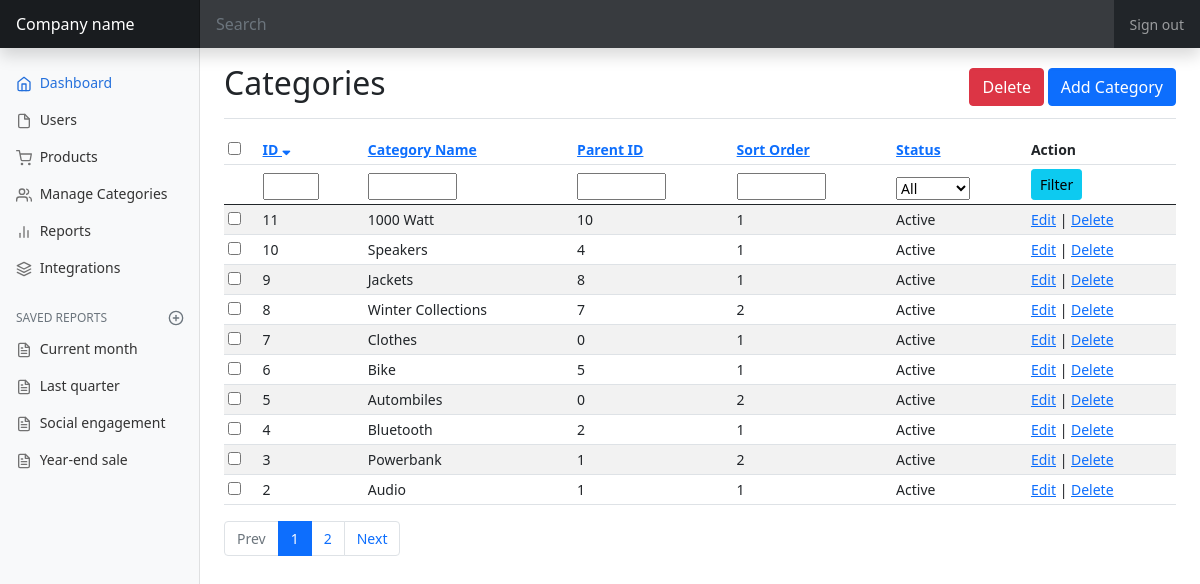
The app's page /admin/categories.php (signed in) with its own data.
### tables this page shows
CREATE TABLE `categories` (
  `category_id` int NOT NULL,
  `category_name` varchar(64) NOT NULL,
  `parent_id` int NOT NULL,
  `photo` varchar(64) NOT NULL,
  `sort_order` int NOT NULL,
  `status` tinyint(1) NOT NULL
);

### admin/library/categories_lib.php (called while the page is built, shortened)
<?php
$document_title = 'Categories';
$page_start = 0;
$page_limit = 10;
$page = 1;
$sort = 'category_id';
$order = 'DESC';
$sort_url = '';
$page_url = '';
$filter_category_id = '';
$filter_category_name = '';
$filter_parent_id = '';
$filter_sort_order = '';
$where = ' WHERE 1=1 ';
$sql_total = "SELECT count(*) as total FROM categories " . $where;
$rs_total = mysqli_query($con, $sql_total);
$rec_total = mysqli_fetch_assoc($rs_total);
$total_categories = $rec_total['total'];
$sql = "SELECT * FROM categories ". $where ." ORDER BY ". $sort ." ". $order ." LIMIT ". $page_start .", " . $page_limit;
$rs = mysqli_query($con, $sql);
$order = ($order == 'ASC')?'DESC':'ASC';
$data_categories = array();
if(mysqli_num_rows($rs)){
    while($rec = mysqli_fetch_assoc($rs)){
        $data_categories[] = $rec;
    }
}

### admin/categories.php (the view, shortened to what this page needs)
<?php
require_once('includes/startup.php');
require_once('library/categories_lib.php');
?>
<?php require_once('common/html_start.php'); ?>
<link href="css/dashboard.css" rel="stylesheet">
<?php require_once('common/body_start.php'); ?>
<?php require_once('common/header.php'); ?>
<?php require_once('common/sidebar.php'); ?>
<main class="col-md-9 ms-sm-auto col-lg-10 px-md-4">
  <form action="" method="POST">
  <div class="d-flex justify-content-between flex-wrap flex-md-nowrap align-items-center pt-3 pb-2 mb-3 border-bottom">
    <h1 class="h2"><?php echo $document_title; ?></h1>
    <div class=" mb-2 mb-md-0">
      <input type="submit" value="Delete" class="btn btn-danger" name="btnDelete" onclick="return confirm('Are you sure want to delete this?');" />
      <a href="category-form.php" class="btn btn-primary">Add Category</a>
    </div>
  </div>
  <div class="table-responsive">
    <table class="table table-striped table-sm">
      <thead>
        <tr>
          <th scope="col"><input type="checkbox" onclick="$('.chk').prop('checked', $(this).is(':checked'));" /></th>
          <th scope="col"><a href="categories.php?sort=category_id&order=<?php echo $order; ?><?php echo $page_url; ?>">ID
          <?php if($sort == 'category_id'){ ?>
          <i class="fas fa-sort-<?php echo ($order == 'ASC')?'down':'up';?>"></i>
          <?php } ?>
          </a></th>
          <th scope="col"><a href="categories.php?sort=category_name&order=<?php echo $order; ?><?php echo $page_url; ?>">Category Name <?php if($sort == 'category_name'){ ?>
          <?php } ?></a></th>
          <th scope="col"><a href="categories.php?sort=parent_id&order=<?php echo $order; ?><?php echo $page_url; ?>">Parent ID <?php if($sort == 'parent_id'){ ?>
          <?php } ?></a></th>
          <th scope="col"><a href="categories.php?sort=sort_order&order=<?php echo $order; ?><?php echo $page_url; ?>">Sort Order <?php if($sort == 'sort_order'){ ?>
          <?php } ?></a></th>
          <th scope="col"><a href="categories.php?sort=status&order=<?php echo $order; ?><?php echo $page_url; ?>">Status <?php if($sort == 'status'){ ?>
          <?php } ?></a></th>
          <th scope="col">Action</th>
        </tr>
        <tr>
            <td></td>
            <td><input type="text" size="1" name="filter_category_id" id="filter_category_id" value="<?php echo $filter_category_id; ?>" /></td>
            <td><input type="text" size="5" name="filter_category_name" id="filter_category_name" value="<?php echo $filter_category_name; ?>" /></td>
            <td><input type="text" size="5" name="filter_parent_id" id="filter_parent_id" value="<?php echo $filter_parent_id; ?>" /></td>
            <td><input type="text" size="5" name="filter_sort_order" id="filter_sort_order" value="<?php echo $filter_sort_order; ?>" /></td>
            <td><select name="filter_status" id="filter_status">
              <option value="" >All</option>
            </select></td>
            <td>
            <button type="button" class="btn btn-info btn-sm btnFilter">Filter</button>
            </td>
        </tr>
      </thead>
      <tbody>
      <?php if(sizeof($data_categories)){ ?>
        <?php foreach($data_categories as $data_category){ ?>
        <tr>
          <td><input type="checkbox" name="category_ids[]" value="<?php echo $data_category['category_id']; ?>" class="chk" /></td>
          <td><?php echo $data_category['category_id']; ?></td>
          <td><?php echo $data_category['category_name']; ?></td>
          <td><?php echo $data_category['parent_id']; ?></td>
          <td><?php echo $data_category['sort_order']; ?></td>
          <td><?php echo ($data_category['status'] == 1)?'Active':'Inactive'; ?></td>
          <td>
            <a href="category-form.php?category_id=<?php echo $data_category['category_id']; ?>">Edit</a>
             |
            <a href="categories.php?action=delete&category_id=<?php echo $data_category['category_id']; ?>" onclick="return confirm('Are you sure want to delete this?');">Delete</a>
          </td>
        </tr>
        <?php } ?>
      <?php }else{ ?>
      <tr><td colspan="8" class="text-center text-danger"> No record found! </td></tr>
      <?php } ?>
      </tbody>
    </table>
  <?php if($total_categories > $page_limit){ ?>
  <nav aria-label="...">
    <ul class="pagination">
    <?php if($page > 1){ ?>
      <li class="page-item"><a class="page-link" href="categories.php?page=<?php echo $page-1; ?><?php echo $sort_url; ?>">Prev</a></li>
      <?php }else{ ?>
        <li class="page-item disabled"><a class="page-link" href="javascript:void(0);">Prev</a></li>
      <?php } ?>
      <?php for($n = 1; $n <= ceil($total_categories / $page_limit); $n++){ ?>
      <li class="page-item <?php echo ($page == $n)?'active':'';?>"><a class="page-link" href="categories.php?page=<?php echo $n; ?><?php echo $sort_url; ?>"><?php echo $n; ?></a></li>
      <?php } ?>
      <?php if($page < $n - 1){ ?>
      <li class="page-item"><a class="page-link" href="categories.php?page=<?php echo $page+1; ?><?php echo $sort_url; ?>">Next</a></li>
      <?php }else{ ?>
        <li class="page-item disabled"><a class="page-link" href="javascript:void(0);">Next</a></li>
      <?php } ?>
    </ul>
  </nav>
  <?php } ?>
  </div>
      </form>
</main>
<?php require_once('common/scripts.php'); ?>
<?php require_once('common/html_end.php'); ?>

### admin/common/html_start.php (shortened to what this page needs)
<!doctype html>
<html lang="en">
  <head>
    <link href="https://cdn.jsdelivr.net/npm/bootstrap@5.0.2/dist/css/bootstrap.min.css" rel="stylesheet">
    <link rel="stylesheet" href="https://pro.fontawesome.com/releases/v5.10.0/css/all.css"/>

### admin/common/body_start.php
</head>
<body>

### admin/common/header.php (shortened to what this page needs)
<header class="navbar navbar-dark sticky-top bg-dark flex-md-nowrap p-0 shadow">
  <a class="navbar-brand col-md-3 col-lg-2 me-0 px-3" href="#">Company name</a>
  <input class="form-control form-control-dark w-100" type="text" placeholder="Search" aria-label="Search">
  <div class="navbar-nav">
    <div class="nav-item text-nowrap">
      <a class="nav-link px-3" href="logout.php">Sign out</a>
    </div>
  </div>
</header>

### admin/common/sidebar.php
<div class="container-fluid">
  <div class="row">
    <nav id="sidebarMenu" class="col-md-3 col-lg-2 d-md-block bg-light sidebar collapse">
      <div class="position-sticky pt-3">
        <ul class="nav flex-column">
          <li class="nav-item">
            <a class="nav-link active" aria-current="page" href="dashboard.php">
              <span data-feather="home"></span>
              Dashboard
            </a>
          </li>
          <li class="nav-item">
            <a class="nav-link" href="users.php">
              <span data-feather="file"></span>
              Users
            </a>
          </li>
          <li class="nav-item">
            <a class="nav-link" href="#">
              <span data-feather="shopping-cart"></span>
              Products
            </a>
          </li>
          <li class="nav-item">
            <a class="nav-link" href="categories.php">
              <span data-feather="users"></span>
              Manage Categories
            </a>
          </li>
          <li class="nav-item">
            <a class="nav-link" href="#">
              <span data-feather="bar-chart-2"></span>
              Reports
            </a>
          </li>
          <li class="nav-item">
            <a class="nav-link" href="#">
              <span data-feather="layers"></span>
              Integrations
            </a>
          </li>
        </ul>
        <h6 class="sidebar-heading d-flex justify-content-between align-items-center px-3 mt-4 mb-1 text-muted">
          <span>Saved reports</span>
          <a class="link-secondary" href="#" aria-label="Add a new report">
            <span data-feather="plus-circle"></span>
          </a>
        </h6>
        <ul class="nav flex-column mb-2">
          <li class="nav-item">
            <a class="nav-link" href="#">
              <span data-feather="file-text"></span>
              Current month
            </a>
          </li>
          <li class="nav-item">
            <a class="nav-link" href="#">
              <span data-feather="file-text"></span>
              Last quarter
            </a>
          </li>
          <li class="nav-item">
            <a class="nav-link" href="#">
              <span data-feather="file-text"></span>
              Social engagement
            </a>
          </li>
          <li class="nav-item">
            <a class="nav-link" href="#">
              <span data-feather="file-text"></span>
              Year-end sale
            </a>
          </li>
        </ul>
      </div>
    </nav>

### admin/common/scripts.php (shortened to what this page needs)
</div>
</div>

### admin/css/dashboard.css (style rules this page uses)
body { font-size: .875rem; }
.feather { width: 16px; height: 16px; vertical-align: text-bottom; }
.sidebar { position: fixed; top: 0; bottom: 0; left: 0; z-index: 100; padding: 48px 0 0; box-shadow: inset -1px 0 0 rgba(0, 0, 0, .1); }
.sidebar .nav-link { font-weight: 500; color: #333; }
.sidebar .nav-link .feather { margin-right: 4px; color: #727272; }
.sidebar .nav-link.active { color: #2470dc; }
.sidebar .nav-link:hover .feather, .sidebar .nav-link.active .feather { color: inherit; }
.sidebar-heading { font-size: .75rem; text-transform: uppercase; }
.navbar-brand { padding-top: .75rem; padding-bottom: .75rem; font-size: 1rem; background-color: rgba(0, 0, 0, .25); box-shadow: inset -1px 0 0 rgba(0, 0, 0, .25); }
.navbar .form-control { padding: .75rem 1rem; border-width: 0; border-radius: 0; }
.form-control-dark { color: #fff; background-color: rgba(255, 255, 255, .1); border-color: rgba(255, 255, 255, .1); }

### records on screen
categories: category_id "11", category_name "1000 Watt", parent "10", sort_order "1", status "Active"
categories: category_id "10", category_name "Speakers", parent "4", sort_order "1", status "Active"
categories: category_id "9", category_name "Jackets", parent "8", sort_order "1", status "Active"
categories: category_id "8", category_name "Winter Collections", parent "7", sort_order "2", status "Active"
categories: category_id "7", category_name "Clothes", parent "0", sort_order "1", status "Active"
categories: category_id "6", category_name "Bike", parent "5", sort_order "1", status "Active"
categories: category_id "5", category_name "Autombiles", parent "0", sort_order "2", status "Active"
categories: category_id "4", category_name "Bluetooth", parent "2", sort_order "1", status "Active"
categories: category_id "3", category_name "Powerbank", parent "1", sort_order "2", status "Active"
categories: category_id "2", category_name "Audio", parent "1", sort_order "1", status "Active"

### other values on screen
$document_title "Categories"
